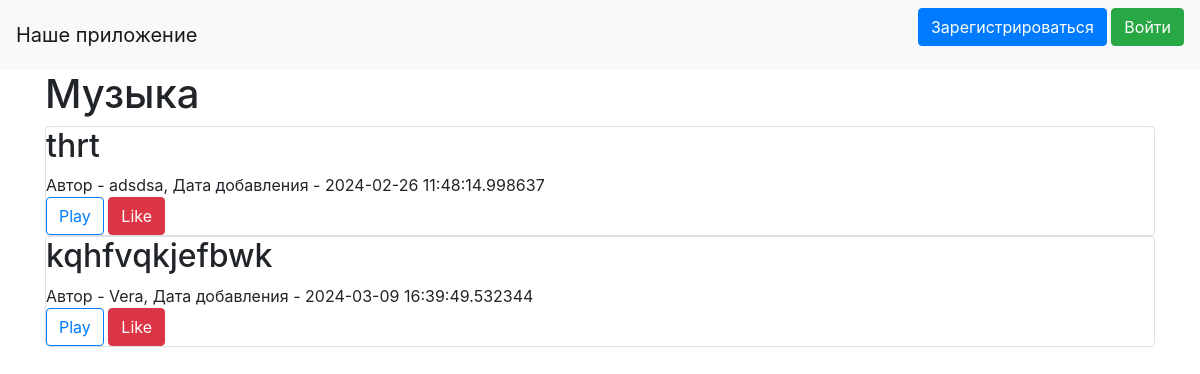
Before: / with the older database file.
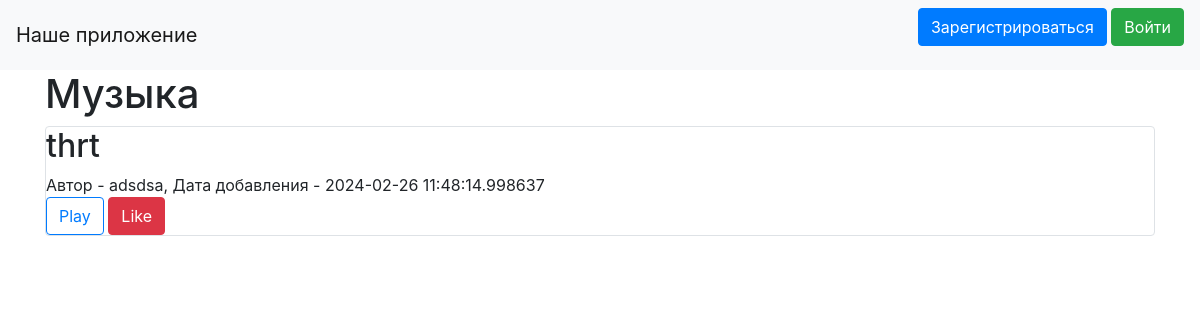
After: the same page with the newer database file.
### data/news.py (models this page shows)
class News(SqlAlchemyBase):
    __tablename__ = 'news'
    id = sqlalchemy.Column(sqlalchemy.Integer, primary_key=True, autoincrement=True)
    title = sqlalchemy.Column(sqlalchemy.String, nullable=True)
    created_date = sqlalchemy.Column(sqlalchemy.DateTime, default=datetime.datetime.now)
    is_private = sqlalchemy.Column(sqlalchemy.Boolean, default=True)
    user_id = sqlalchemy.Column(sqlalchemy.Integer, sqlalchemy.ForeignKey("users.id"))
    user = orm.relationship('User')
    categories = orm.relationship("Category", secondary="association", backref="news")

### data/users.py (models this page shows, shortened)
class User(SqlAlchemyBase, UserMixin):
    __tablename__ = 'users'
    id = sqlalchemy.Column(sqlalchemy.Integer, primary_key=True, autoincrement=True)
    name = sqlalchemy.Column(sqlalchemy.String, nullable=True)
    about = sqlalchemy.Column(sqlalchemy.String, nullable=True)
    email = sqlalchemy.Column(sqlalchemy.String, index=True, unique=True, nullable=True)
    hashed_password = sqlalchemy.Column(sqlalchemy.String, nullable=True)
    created_date = sqlalchemy.Column(sqlalchemy.DateTime, default=datetime.datetime.now)
    news = orm.relationship("News", back_populates='user')

### main.py (the view)
@app.route("/")
def index():
    db_sess = db_session.create_session()
    if current_user.is_authenticated:
       news = db_sess.query(News).filter((News.user == current_user) | (News.is_private != True))
    else:
        news = db_sess.query(News).filter(News.is_private != True)
    return render_template("index.html", news=news)

### data/db_session.py (called while the page is built)
def create_session() -> Session:
    global __factory
    return __factory()

### templates/index.html (shortened to what this page needs)
{% extends "base.html" %}
{% block content %}
    <h1>Музыка</h1>
    {% for item in news %}
        <div class="col-md6 border rounded" >
            <h2>{{ item.title }}</h2>
            <div>
                Автор - {{ item.user.name }}, Дата добавления - {{ item.created_date }}
            </div>
            <a href="/music_play/{{ item.id }}" class="btn btn-outline-primary">Play</a>
            <a href="/music_like/{{ item.id }}" class="btn btn-danger">Like</a>
        </div>
    {% endfor %}
{% endblock %}

### templates/base.html (shortened to what this page needs)
<!doctype html>
<html lang="en">
<head>
    <link rel="stylesheet"
          href="https://stackpath.bootstrapcdn.com/bootstrap/4.4.1/css/bootstrap.min.css"
>
</head>
<body bgcolor="black">
<header>
    <nav class="navbar navbar-light bg-light">
        <a class="navbar-brand" href="#">Наше приложение</a>
        {% if current_user.is_authenticated %}
            <a class="navbar-brand" href="/logout">{{ current_user.name }}</a>
        {% else %}
            <p>
                <a class="btn btn-primary " href="/register">Зарегистрироваться</a>
                <a class="btn btn-success" href="/login">Войти</a>
            </p>
        {% endif %}
    </nav>
</header>
<main role="main" class="container">
    {% block content %}{% endblock %}
</main>
</body>
</html>

Changed rows visible on the page:
removed News: title "kqhfvqkjefbwk", user.name "Vera", created_date "2024-03-09 16:39:49.532344"
